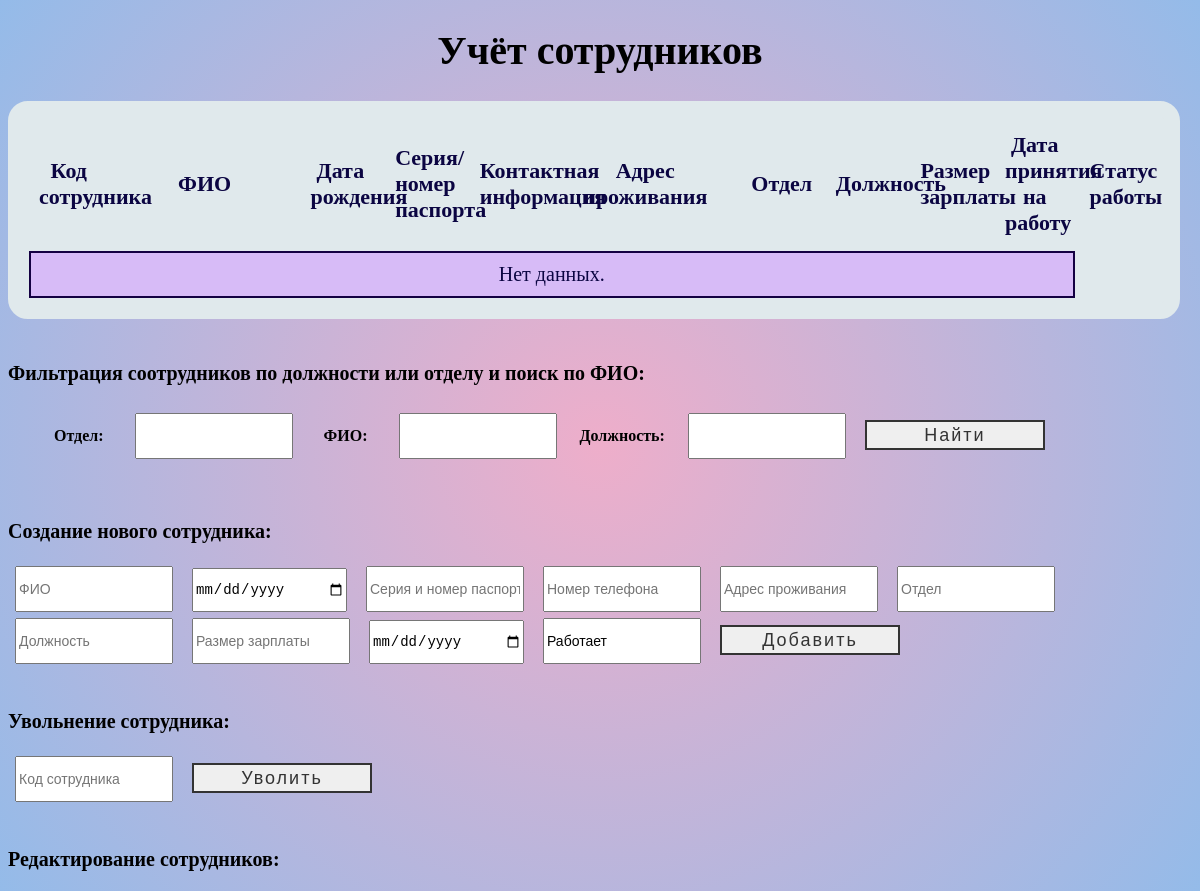
The app's page /, older data.
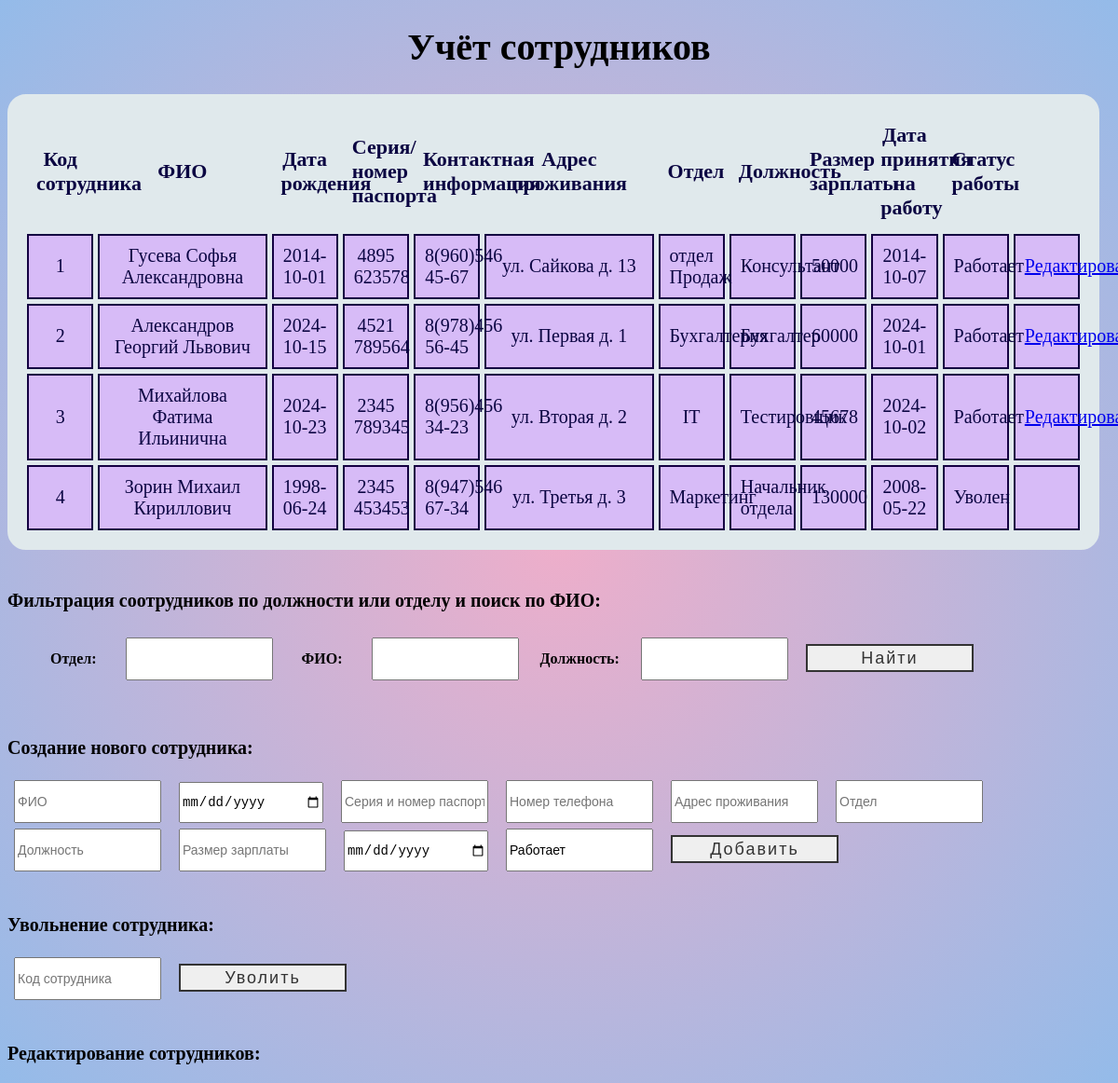
The same page, newer data.
### tables this page shows
CREATE TABLE `sotr` (
  `IdSotr` int(11) NOT NULL,
  `FIO` text NOT NULL,
  `DataRojdeniya` date NOT NULL,
  `SeriyaNomerPasporta` varchar(255) NOT NULL,
  `NomerTelefona` varchar(255) NOT NULL,
  `AdresProjivaniya` text NOT NULL,
  `Otdel` text NOT NULL,
  `Doljnost` text NOT NULL,
  `RazmerZP` int(11) NOT NULL,
  `DataPrinyatiyaNaRabotu` date NOT NULL,
  `StatusRaboti` text NOT NULL
);

### index.php (the view, shortened to what this page needs)
<!DOCTYPE html>
<html lang="en">
<head>
    <link href="style.css" rel="stylesheet" type="text/css" >
</head>
<body class="diagonal-gradient">
    <h1> Учёт сотрудников </h1>
    <table>
        <thead>
            <tr>
                <th>Код сотрудника</th>
                <th style=width:15%;>ФИО</th>
                <th>Дата рождения</th>
                <th>Серия/номер паспорта</th>
                <th>Контактная информация</th>
                <th style=width:15%;>Адрес проживания</th>
                <th>Отдел</th>
                <th>Должность</th>
                <th>Размер зарплаты</th>
                <th>Дата принятия на работу</th>
                <th>Статус работы</th>
            </tr>
        </thead>
        <tbody>
            <?php
            $mysqli = new mysqli("127.0.0.1", "root", "", "UchetSotr");
            $query = "SELECT * FROM Sotr WHERE 1=1";
            $result = $mysqli->query($query);
            if (!$result) {
                echo "Ошибка запроса: " . $mysqli->error;
            } else {
                if ($result->num_rows > 0) {
            while ($row = $result->fetch_assoc()) {
            ?>
                <tr>
                    <td><?php echo $row['IdSotr']; ?></td>
                    <td><?php echo $row['FIO']; ?></td>
                    <td><?php echo $row['DataRojdeniya']; ?></td>
                    <td><?php echo $row['SeriyaNomerPasporta']; ?></td>
                    <td><?php echo $row['NomerTelefona']; ?></td>
                    <td><?php echo $row['AdresProjivaniya']; ?></td>
                    <td><?php echo $row['Otdel']; ?></td>
                    <td><?php echo $row['Doljnost']; ?></td>
                    <td><?php echo $row['RazmerZP']; ?></td>
                    <td><?php echo $row['DataPrinyatiyaNaRabotu']; ?></td>
                    <td><?php echo $row['StatusRaboti']; ?></td>
                    <td><?php if ($row['StatusRaboti'] !== 'Уволен') {
                        echo "<a href='update.php?IdSotr=" . htmlspecialchars($row['IdSotr']) . "' '>Редактировать</a>"; }?></td>
                </tr>
            <?php
            }
                } else {
                    echo "<tr><td colspan='10'>Нет данных.</td></tr>";
                }
            }
            ?>
        </tbody>
    </table>
    <br>
    <p><b> Фильтрация соотрудников по должности или отделу и поиск по ФИО: </b></p>
    <form class = "filtr" method="GET" action="">
        <label   class = "filtrO" for="Otdel"><b>Отдел:</b></label>
        <input type="text" id="Otdel" name="FOtdel" value="<?php echo isset($_GET['Otdel']) ? htmlspecialchars($_GET['Otdel']) : ''; ?>">
        <label   class = "filtrO" for="FIO"><b>ФИО:</b></label>
        <input type="text" id="FIO" name="FFIO" value="<?php echo isset($_GET['FIO']) ? htmlspecialchars($_GET['FIO']) : ''; ?>">
        <label  class = "filtr" for="Doljnost"><b>Должность:</b></label>
        <input type="text" id="Doljnost" name="FDoljnost" value="<?php echo isset($_GET['Doljnost']) ? htmlspecialchars($_GET['Doljnost']) : ''; ?>">
        <button type="submit"><span>Найти</span></button>
    </form>
    <br>
    <p><b>Создание нового сотрудника: </b></p>
    <form method ="post">
        <input  class = "SNS" type="text" name="FIO" placeholder="ФИО" required>
        <input  class = "SNS" type="date" name="DataRojdeniya" placeholder="Дата рождения" required>
        <input  class = "SNS" type="text" id = "pasport" name="SeriyaNomerPasporta" placeholder="Серия и номер паспорта" required>
        <input  class = "SNS" type="text" id = "phone" name="NomerTelefona" placeholder="Номер телефона" required>
        <input  class = "SNS" type="text" name="AdresProjivaniya" placeholder="Адрес проживания" required>
        <input  class = "SNS" type="text" name="Otdel" placeholder="Отдел" required>
        <input  class = "SNS" type="text" name="Doljnost" placeholder="Должность" required>
        <input  class = "SNS" type="number" name="RazmerZP" placeholder="Размер зарплаты" required>
        <input  class = "SNS" type="date" name="DataPrinyatiyaNaRabotu" placeholder="Дата принятия на работу" required>
        <input  class = "SNS" type="text" name="StatusRaboti" value="Работает">
        <button  class = "SNS" type="submit"><span>Добавить</span></button>
    </form>
    <br>
    <p><b>Увольнение сотрудника:</b></p>
    <form method = "post">
        <input  class = "SNS" type="text" name="IdSotr" placeholder="Код сотрудника" required>
        <button  class = "SNS" type="submit"><span>Уволить</span></button>
    </form>
    <br>
    <p name = "Update"><b>Редактирование сотрудников:</b></p>
</body>
</html>

Row changes from the older to the newer data that the page shows:
added sotr: IdSotr "1", FIO "Гусева Софья Александровна", DataRojdeniya "2014-10-01", SeriyaNomerPasporta "4895 623578", NomerTelefona "8(960)546 45-67", AdresProjivaniya "ул. Сайкова д. 13", Otdel "отдел Продаж", Doljnost "Консультант", RazmerZP "50000", DataPrinyatiyaNaRabotu "2014-10-07", StatusRaboti "Работает"
added sotr: IdSotr "2", FIO "Александров Георгий Львович", DataRojdeniya "2024-10-15", SeriyaNomerPasporta "4521 789564", NomerTelefona "8(978)456 56-45", AdresProjivaniya "ул. Первая д. 1", Otdel "Бухгалтерия", Doljnost "Бухгалтер", RazmerZP "60000", DataPrinyatiyaNaRabotu "2024-10-01", StatusRaboti "Работает"
added sotr: IdSotr "3", FIO "Михайлова Фатима Ильинична", DataRojdeniya "2024-10-23", SeriyaNomerPasporta "2345 789345", NomerTelefona "8(956)456 34-23", AdresProjivaniya "ул. Вторая д. 2", Otdel "IT", Doljnost "Тестировщик", RazmerZP "45678", DataPrinyatiyaNaRabotu "2024-10-02", StatusRaboti "Работает"
added sotr: IdSotr "4", FIO "Зорин Михаил Кириллович", DataRojdeniya "1998-06-24", SeriyaNomerPasporta "2345 453453", NomerTelefona "8(947)546 67-34", AdresProjivaniya "ул. Третья д. 3", Otdel "Маркетинг", Doljnost "Начальник отдела", RazmerZP "130000", DataPrinyatiyaNaRabotu "2008-05-22", StatusRaboti "Уволен"
Text that changed along with them:
text no longer shown: "Нет данных."
